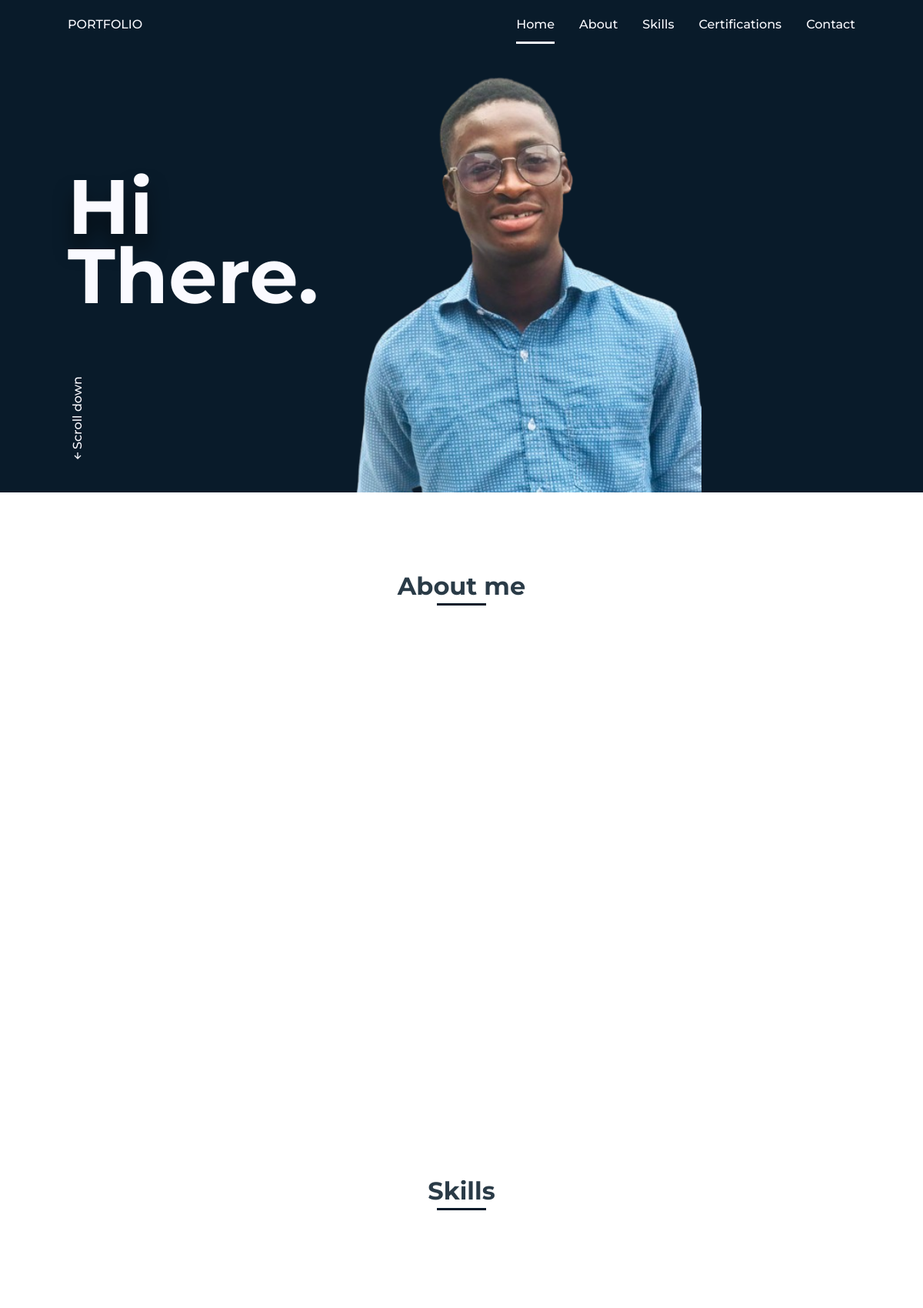
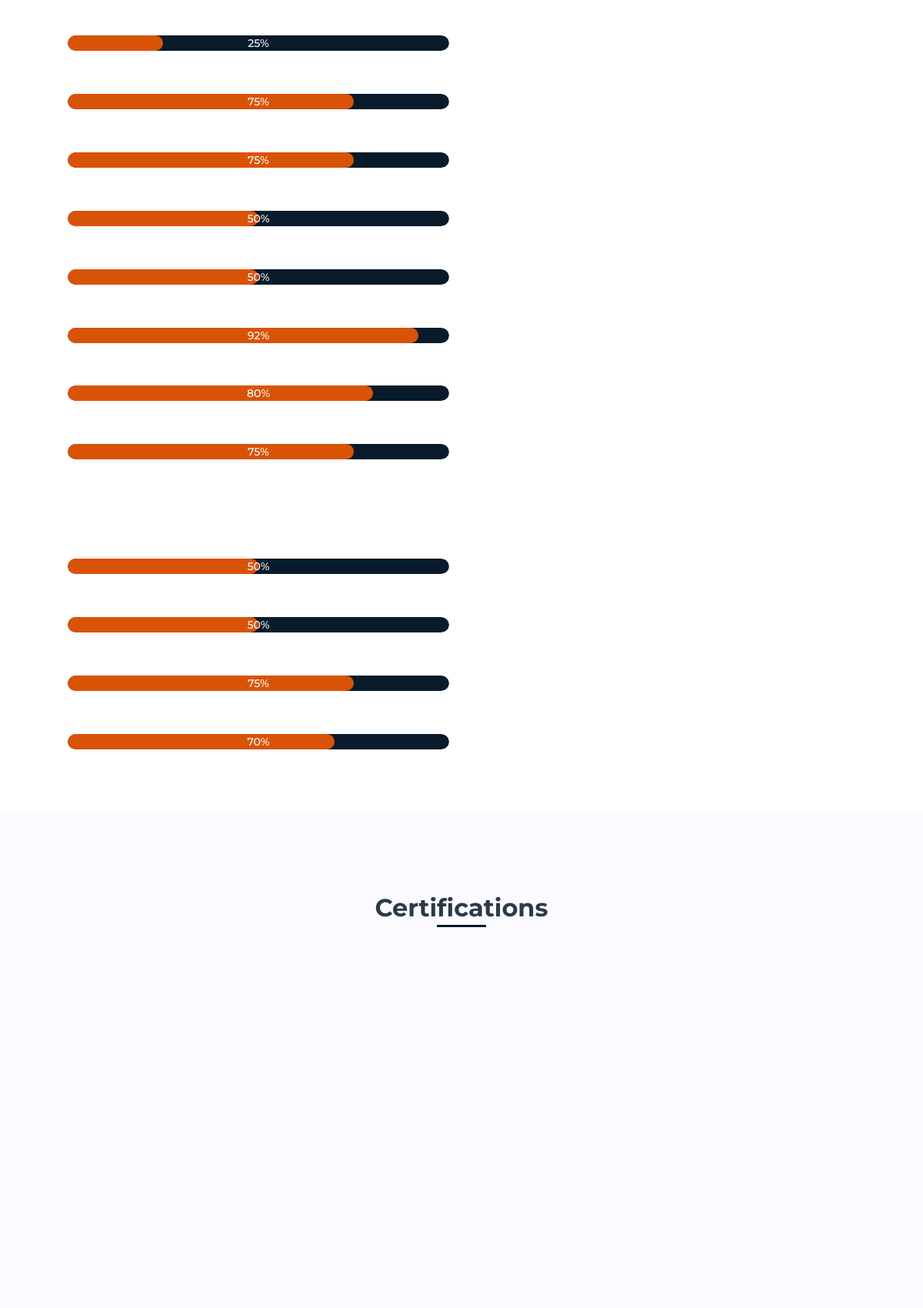
The page / (upper part) on the database its author committed (2 pictures, top to bottom).
### john/models.py (models this page shows, shortened)
class Home(models.Model):
    name = models.CharField(max_length=100)
    greetings_1 = models.CharField(max_length=50)
    greetings_2 = models.CharField(max_length=50)
    picture = models.ImageField(upload_to='picture/')
    updated = models.DateTimeField(auto_now=True)

class Skills(models.Model):
    category = models.ForeignKey(Category, on_delete=models.CASCADE)
    skill_name = models.CharField(max_length=50)
    progress = models.IntegerField(default=0, validators=[MinValueValidator(0), MaxValueValidator(100)])

### john/views.py (the view)
# urls.py: path('', views.index, name='index'),
def index(request):
    home = Home.objects.latest('updated')
    about = About.objects.latest('updated')
    profiles = Profile.objects.filter(about=about)
    categories = Category.objects.all()
    portfolios = Portfolio.objects.all()
    success_message = None
    if request.method == 'POST':
        form = ContactForm(request.POST)
        if form.is_valid():
            form.save()
            success_message = 'Enregistrement réussi!'
            return HttpResponseRedirect( '?success_message=' + success_message)
    else:
        form = ContactForm()
    context = {
        'home': home,
        'about': about,
        'profiles': profiles,
        'categories': categories,
        'portfolios': portfolios,
        'contact_form': form,
        'success_message': success_message,
    }
    return render(request, 'index.html', context)

### john/templates/index.html (shortened to what this page needs)
{% load static %}
<!DOCTYPE html>
<html lang="en">
<head>
    <link rel="stylesheet" href="{% static 'css/styles.css' %}">
    <link href='https://cdn.jsdelivr.net/npm/boxicons@2.0.5/css/boxicons.min.css' rel='stylesheet'>
</head>
<body>
    <header class="l-header">
        <nav class="nav bd-grid">
            <div>
                <a href="#" class="nav__logo">{{ home.name }}</a>
            </div>
            <div class="nav__menu" id="nav-menu">
                <ul class="nav__list">
                    <li class="nav__item"><a href="#home" class="nav__link active">Home</a></li>
                    <li class="nav__item"><a href="#about" class="nav__link">About</a></li>
                    <li class="nav__item"><a href="#skills" class="nav__link">Skills</a></li>
                    <li class="nav__item"><a href="#portfolio" class="nav__link">Certifications</a></li>
                    <li class="nav__item"><a href="#contact" class="nav__link">Contact</a></li>
                </ul>
            </div>
        </nav>
    </header>
    <main class="l-main">
        <section class="home" id="home">
            <div class="home__container bd-grid">
                <h1 class="home__title"><span>{{ home.greetings_1 }}</span><br>{{ home.greetings_2 }}.</h1>
                <div class="home__scroll">
                    <a href="#about" class="home__scroll-link"><i class='bx bx-up-arrow-alt'></i>Scroll down</a>
                </div>
                <img src="{{ home.picture.url }}" alt="" class="home__img">
            </div>
        </section>
        <section class="about section" id="about">
            <h2 class="section-title">About me</h2>
            <div class="about__container bd-grid">
                <div>
                    <div class="about__social">
                    </div>
                </div>
            </div>
        </section>
        <section class="skills section" id="skills">
            <h2 class="section-title">Skills</h2>
            <div class="skills__container bd-grid">
                <div class="skills__box">
                    {% for category in categories %}
                    {% for skills in category.skills_set.all %}
                    <div class="skills__item">
                        <div class="bar">
                        </div>
                        <div class="skills__progress">
                            <progress class="progress-bar" value="{{skills.progress}}" max="100"></progress>
                        </div>
                    </div>
                    {% endfor %}
                    {% endfor %}
                </div>
            </div>
        </section>
        <section class="portfolio section" id="portfolio">
            <h2 class="section-title">Certifications</h2>
            <div class="portfolio__container bd-grid">
            </div>
        </section>
    </main>
</body>
</html>

### rows shown on the page
Home: name "PORTFOLIO", greetings_1 "Hi", greetings_2 "There", picture (picture)
Skills: progress 25 (drawn)
Skills: progress 75 (drawn)
Skills: progress 75 (drawn)
Skills: progress 50 (drawn)
Skills: progress 50 (drawn)
Skills: progress 92 (drawn)
Skills: progress 80 (drawn)
Skills: progress 75 (drawn)
Skills: progress 50 (drawn)
Skills: progress 50 (drawn)
Skills: progress 75 (drawn)
Skills: progress 70 (drawn)
